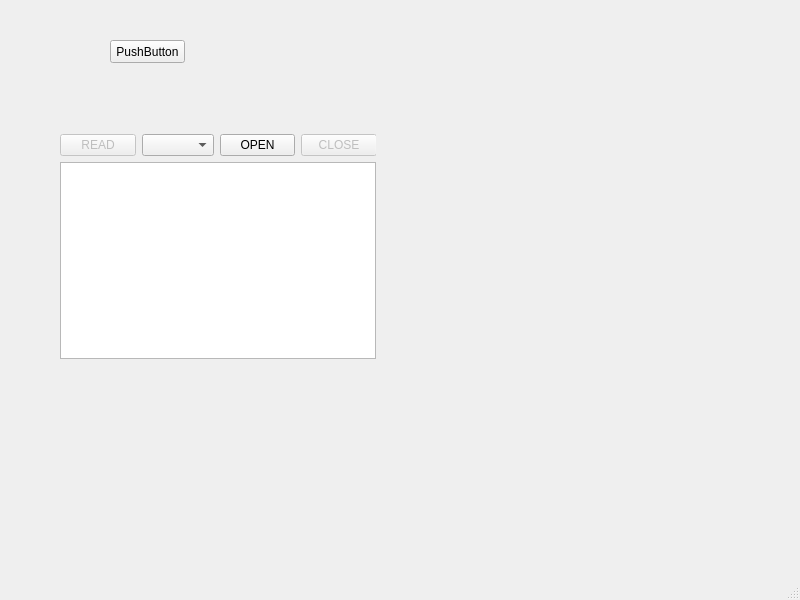
<?xml version="1.0" encoding="UTF-8"?>
<ui version="4.0">
 <class>MainWindow</class>
 <widget class="QMainWindow" name="MainWindow">
  <property name="geometry">
   <rect>
    <x>0</x>
    <y>0</y>
    <width>800</width>
    <height>600</height>
   </rect>
  </property>
  <property name="windowTitle">
   <string>MainWindow</string>
  </property>
  <widget class="QWidget" name="centralwidget">
   <widget class="QWidget" name="layoutWidget">
    <property name="geometry">
     <rect>
      <x>60</x>
      <y>134</y>
      <width>316</width>
      <height>225</height>
     </rect>
    </property>
    <layout class="QVBoxLayout" name="verticalLayout">
     <item>
      <layout class="QHBoxLayout" name="horizontalLayout">
       <item>
        <widget class="QPushButton" name="ReadB">
         <property name="enabled">
          <bool>false</bool>
         </property>
         <property name="text">
          <string>READ</string>
         </property>
        </widget>
       </item>
       <item>
        <widget class="QComboBox" name="comL"/>
       </item>
       <item>
        <widget class="QPushButton" name="openB">
         <property name="text">
          <string>OPEN</string>
         </property>
        </widget>
       </item>
       <item>
        <widget class="QPushButton" name="closeB">
         <property name="enabled">
          <bool>false</bool>
         </property>
         <property name="text">
          <string>CLOSE</string>
         </property>
        </widget>
       </item>
      </layout>
     </item>
     <item>
      <widget class="QTextBrowser" name="textBox"/>
     </item>
    </layout>
   </widget>
   <widget class="QPushButton" name="pushButton">
    <property name="geometry">
     <rect>
      <x>110</x>
      <y>40</y>
      <width>75</width>
      <height>23</height>
     </rect>
    </property>
    <property name="text">
     <string>PushButton</string>
    </property>
   </widget>
  </widget>
  <widget class="QStatusBar" name="statusbar"/>
 </widget>
 <resources/>
 <connections/>
</ui>
